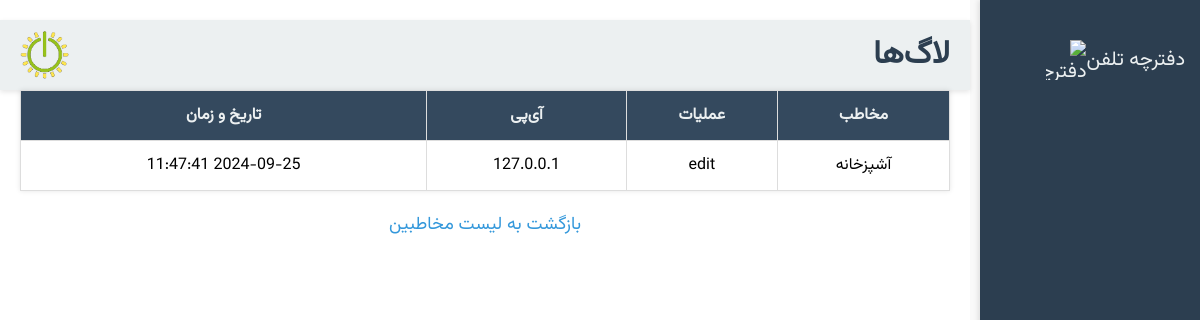
Page /logs on the earlier database version.
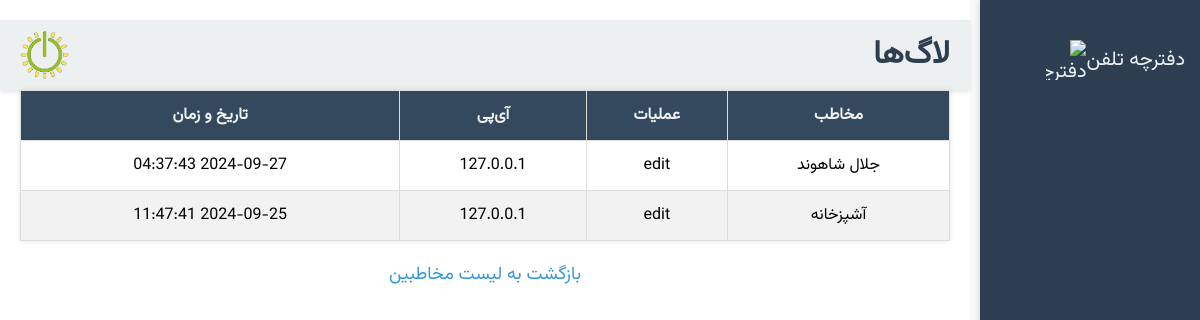
Same page on the later database version.
### tables this page shows
CREATE TABLE logs (
    id INTEGER PRIMARY KEY AUTOINCREMENT,
    contact_id INTEGER,
    action TEXT,
    ip_address TEXT,
    timestamp DATETIME DEFAULT CURRENT_TIMESTAMP,
    FOREIGN KEY(contact_id) REFERENCES contacts(id)
);

CREATE TABLE contacts (
    id INTEGER PRIMARY KEY AUTOINCREMENT,
    full_name TEXT,
    phone TEXT NOT NULL,
    position TEXT,
    department TEXT,
    location TEXT
);

### app.py (the view)
@app.route('/logs')
def view_logs():
    conn = get_db_connection()
    logs = conn.execute('''
        SELECT logs.*, contacts.full_name
        FROM logs
        LEFT JOIN contacts ON logs.contact_id = contacts.id
        ORDER BY logs.timestamp DESC
    ''').fetchall()
    conn.close()
    return render_template('logs.html', logs=logs)

### app.py (called while the page is built)
def get_db_connection():
    conn = sqlite3.connect('database.db')
    conn.row_factory = sqlite3.Row  # برای دسترسی به ستون‌ها با نام
    return conn

### templates/logs.html (shortened to what this page needs)
<!DOCTYPE html>
<html lang="fa">
<head>
</head>
<body>
    <div class="sidebar">
        <a href="{{ url_for('index') }}" title="دفترچه تلفن">
            دفترچه تلفن
            <img src="/static/phonebook_icon.png" alt="دفترچه تلفن">
        </a>
    </div>
    <div class="main-content">
        <header>
            <h1>لاگ‌ها</h1>
            <img src="/static/logo.png" alt="لوگو">
        </header>
        <table>
            <thead>
                <tr>
                    <th>مخاطب</th>
                    <th>عملیات</th>
                    <th>آی‌پی</th>
                    <th>تاریخ و زمان</th>
                </tr>
            </thead>
            <tbody>
                {% for log in logs %}
                <tr>
                    <td>{{ log['full_name'] if log['full_name'] else '---' }}</td>
                    <td>{{ log['action'] }}</td>
                    <td>{{ log['ip_address'] }}</td>
                    <td>{{ log['timestamp'] }}</td>
                </tr>
                {% endfor %}
            </tbody>
        </table>
        <a href="{{ url_for('index') }}" class="back-link">بازگشت به لیست مخاطبین</a>
    </div>
</body>
</html>

### templates/logs.html (style rules this page uses)
body { font-family: 'Vazirmatn', sans-serif; background-color: #f9f9f9; margin: 0; padding: 0; direction: rtl; }
.sidebar { position: fixed; right: 0; top: 0; width: 220px; height: 100%; background-color: #2c3e50; display: flex; flex-direction: column; padding-top: 20px; box-shadow: -2px 0 5px rgba(0,0,0,0.1); }
.sidebar a { color: #ecf0f1; text-decoration: none; padding: 20px 15px; font-size: 20px; display: flex; align-items: center; transition: background-color 0.3s, transform 0.3s; }
.sidebar img { width: 40px; height: 40px; margin-left: 10px; }
.main-content { margin-right: 230px; padding: 20px; background-color: #fff; min-height: 100vh; }
header { background-color: #ecf0f1; padding: 10px 20px; margin-left: -20px; margin-right: -20px; display: flex; justify-content: space-between; align-items: center; box-shadow: 0 2px 5px rgba(0,0,0,0.1); }
header h1 { margin: 0; color: #2c3e50; }
header img { height: 50px; }
table { width: 100%; border-collapse: collapse; margin-bottom: 20px; background-color: #fff; box-shadow: 0 0 5px rgba(0,0,0,0.1); }
th, td { border: 1px solid #ddd; padding: 12px 8px; text-align: center; font-size: 16px; }
th { background-color: #34495e; color: #ecf0f1; }
tr:nth-child(even) { background-color: #f2f2f2; }
a.back-link { display: block; text-align: center; margin-top: 20px; color: #3498db; text-decoration: none; font-size: 18px; transition: color 0.3s; }

Differences in the rows shown:
added logs: full_name "جلال شاهوند", action "edit", ip_address "127.0.0.1", timestamp "2024-09-27 04:37:43"
